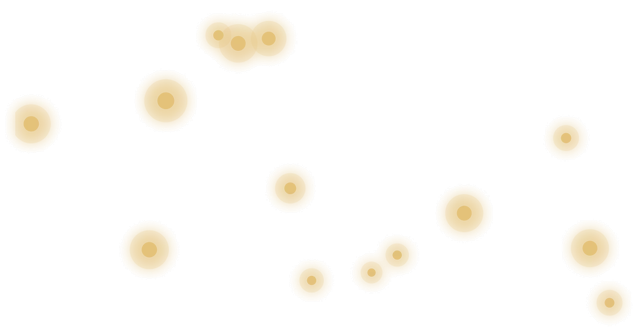
#> input picture Game/Assets/WebGLTemplates/GameDevAgent16x9/TemplateData/fireflies.webp, 640 x 335 px, given in place of mohan_512.png, which was not available
$ python cartas_leyendas.py ../../WebGLTemplates/GameDevAgent16x9/TemplateData ../../WebGLTemplates/GameDevAgent16x9/TemplateData/forest_horizon.webp
#> lines starting #> are read from the running program, lines starting #| are printed output that depends on the picture; after the words box and inside, x2 and y2 are one past the last pixel; in counts of white or black regions, pixels touching at a corner belong together
import sys
import numpy as np
from PIL import Image, ImageFilter
S, OUT = sys.argv[1], sys.argv[2]
def luma(c): return 0.3*c[...,0]+0.59*c[...,1]+0.11*c[...,2]
def medfilt(v, k=9):
    v=np.array(v,float); out=v.copy(); n=len(v)
    for i in range(n):
        win=v[max(0,i-k):min(n,i+k+1)]; win=win[~np.isnan(win)]
        out[i]=np.median(win) if len(win) else np.nan
    return out
for who in ('mohan','madremonte','hojarasquin','patasola'):
    a=np.asarray(Image.open(f'{S}/{who}_512.png').convert('RGB')).astype(np.float32); h,w,_=a.shape
#> after `a = np.asarray(Image.open(f'{S}/{who}_512.png').convert('RGB')).astype`:
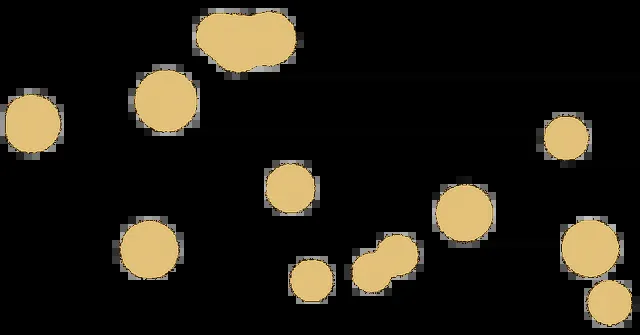
#> a: shape (335, 640, 3) float32; mean R, G, B 34.2, 29.8, 20.4
#> after `h, w, _ = a.shape`: h = 335; w = 640
    L=luma(a)
#> in luma, `def luma(c): return 0.3*c[...,0]+0.59*c[...,1]+0.11*c[...,2]`:
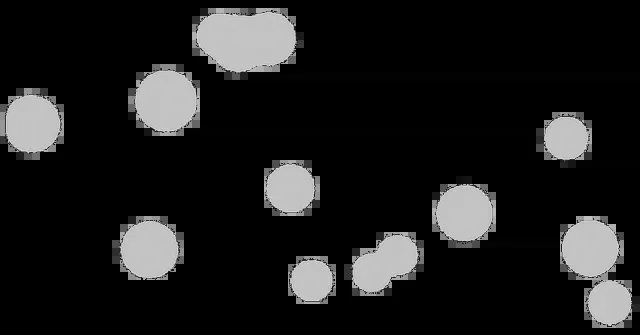
#> returned value: shape (335, 640) float32; min 0, max 239.4, mean 30.1
    gold=(a[...,0]>130)&(a[...,1]>95)&(a[...,2]<140)&(a[...,0]-a[...,2]>45)
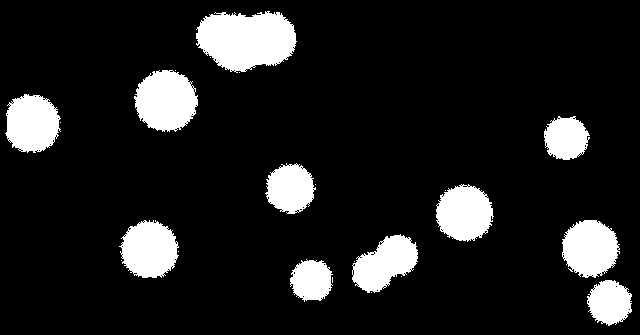
#> gold: shape (335, 640) bool; 12.3% white; 23 white regions (12 under 20 px), largest, box (x1, y1, x2, y2) and area: (196, 11, 297, 73) 4648, (134, 70, 198, 132) 2980, (119, 220, 179, 278) 2565
    # frame: the two long gold sides
    cols=gold[120:620].sum(0); side=np.where(cols>120)[0]
#> after `cols = gold[120:620].sum(0)`: cols = 640 values, max 95 at index 601, min 0 at index 0, mean 28.05
#> after `side = np.where(cols > 120)[0]`: side = empty array
#> (the run stopped early here; a loop or call above may not have finished)
